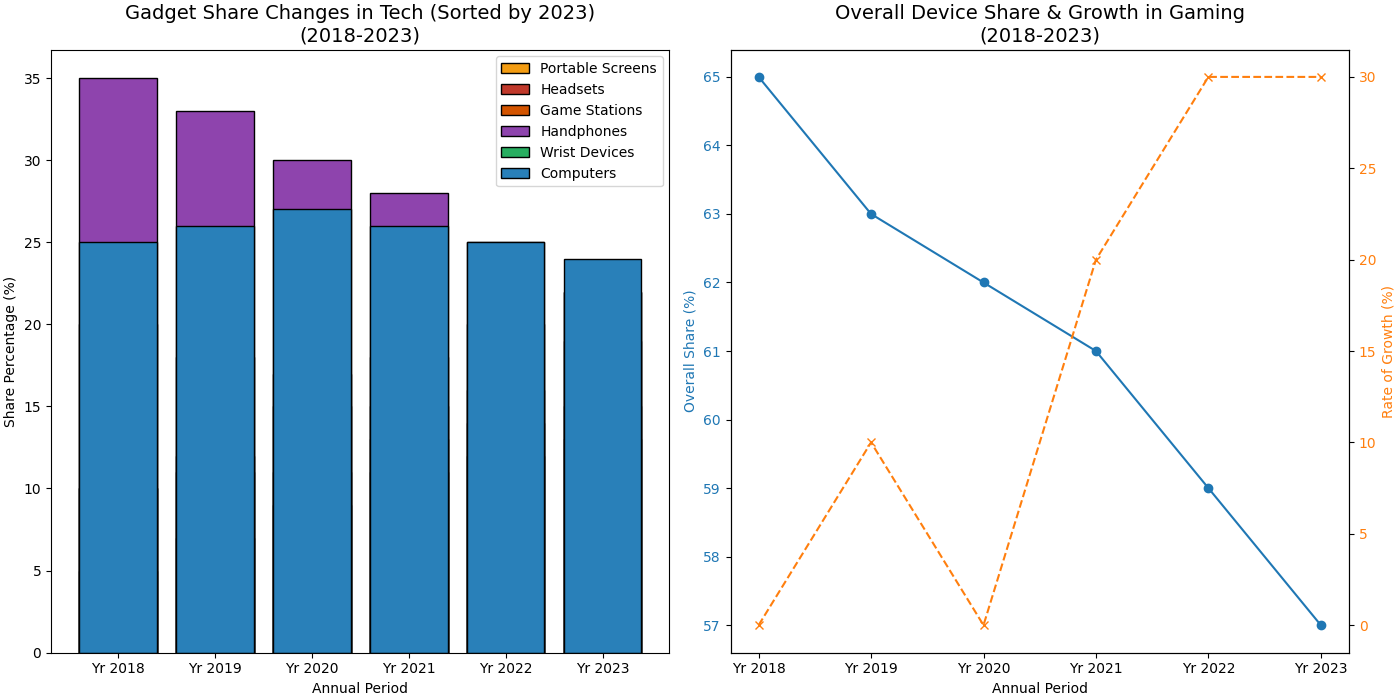

Reproduce this figure in Python.
import matplotlib.pyplot as plt
import numpy as np

gadgets = ['Handphones', 'Computers', 'Wrist Devices', 'Portable Screens', 'Game Stations', 'Headsets']
years = ['Yr 2018', 'Yr 2019', 'Yr 2020', 'Yr 2021', 'Yr 2022', 'Yr 2023']

data = np.array([
    [35, 33, 30, 28, 25, 22],
    [25, 26, 27, 26, 25, 24],
    [10, 12, 15, 18, 20, 22],
    [20, 18, 17, 15, 14, 13],
    [10, 11, 11, 13, 16, 19],
    [5, 7, 9, 11, 12, 15]
])

smart_devices = data[0] + data[2] + data[3]
gaming_growth_rate = np.diff(data[4], prepend=data[4][0]) / data[4][0] * 100

sorted_indices = np.argsort(data[:, -1])
sorted_data = data[sorted_indices]
sorted_gadgets = [gadgets[i] for i in sorted_indices]

# New set of colors
new_colors = ['#8e44ad', '#2980b9', '#27ae60', '#f39c12', '#d35400', '#c0392b']
sorted_colors = [new_colors[i] for i in sorted_indices]

fig, (ax1, ax2) = plt.subplots(1, 2, figsize=(14, 7), constrained_layout=True)

for i, (color, gadget_data) in enumerate(zip(sorted_colors, sorted_data)):
    ax1.bar(years, gadget_data, label=sorted_gadgets[i], color=color, edgecolor='black')

ax1.set_title('Gadget Share Changes in Tech (Sorted by 2023)\n(2018-2023)', fontsize=14)
ax1.set_xlabel('Annual Period')
ax1.set_ylabel('Share Percentage (%)')
ax1.legend()

ax2.plot(years, smart_devices, marker='o', color='#1f77b4')
ax2.set_title('Overall Device Share & Growth in Gaming\n(2018-2023)', fontsize=14)
ax2.set_xlabel('Annual Period')
ax2.set_ylabel('Overall Share (%)', color='#1f77b4')
ax2.tick_params(axis='y', labelcolor='#1f77b4')

ax3 = ax2.twinx()
ax3.plot(years, gaming_growth_rate, marker='x', color='#ff7f0e', linestyle='--')
ax3.set_ylabel('Rate of Growth (%)', color='#ff7f0e')
ax3.tick_params(axis='y', labelcolor='#ff7f0e')

plt.show()
